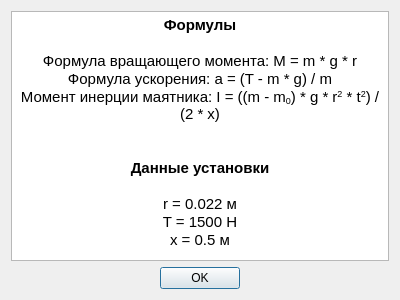
<?xml version="1.0" encoding="UTF-8"?>
<ui version="4.0">
 <class>Dialog</class>
 <widget class="QDialog" name="Dialog">
  <property name="geometry">
   <rect>
    <x>0</x>
    <y>0</y>
    <width>400</width>
    <height>300</height>
   </rect>
  </property>
  <property name="windowTitle">
   <string>Информация</string>
  </property>
  <layout class="QVBoxLayout" name="verticalLayout">
   <item>
    <widget class="QTextBrowser" name="textBrowser">
     <property name="html">
      <string>&lt;!DOCTYPE HTML PUBLIC &quot;-//W3C//DTD HTML 4.0//EN&quot; &quot;http://www.w3.org/TR/REC-html40/strict.dtd&quot;&gt;
&lt;html&gt;&lt;head&gt;&lt;meta name=&quot;qrichtext&quot; content=&quot;1&quot; /&gt;&lt;style type=&quot;text/css&quot;&gt;
p, li { white-space: pre-wrap; }
&lt;/style&gt;&lt;/head&gt;&lt;body style=&quot; font-family:'Ubuntu'; font-size:11pt; font-weight:400; font-style:normal;&quot;&gt;
&lt;p align=&quot;center&quot; style=&quot; margin-top:0px; margin-bottom:0px; margin-left:0px; margin-right:0px; -qt-block-indent:0; text-indent:0px;&quot;&gt;&lt;span style=&quot; font-weight:600;&quot;&gt;Формулы&lt;/span&gt;&lt;/p&gt;
&lt;p align=&quot;center&quot; style=&quot;-qt-paragraph-type:empty; margin-top:0px; margin-bottom:0px; margin-left:0px; margin-right:0px; -qt-block-indent:0; text-indent:0px; font-weight:600;&quot;&gt;&lt;br /&gt;&lt;/p&gt;
&lt;p align=&quot;center&quot; style=&quot; margin-top:0px; margin-bottom:0px; margin-left:0px; margin-right:0px; -qt-block-indent:0; text-indent:0px;&quot;&gt;Формула вращающего момента: M = m * g * r&lt;/p&gt;
&lt;p align=&quot;center&quot; style=&quot; margin-top:0px; margin-bottom:0px; margin-left:0px; margin-right:0px; -qt-block-indent:0; text-indent:0px;&quot;&gt;Формула ускорения: a = (T - m * g) / m&lt;/p&gt;
&lt;p align=&quot;center&quot; style=&quot; margin-top:0px; margin-bottom:0px; margin-left:0px; margin-right:0px; -qt-block-indent:0; text-indent:0px;&quot;&gt;Момент инерции маятника: I = ((m - m&lt;span style=&quot; vertical-align:sub;&quot;&gt;0&lt;/span&gt;) * g * r&lt;span style=&quot; vertical-align:super;&quot;&gt;2&lt;/span&gt; * t&lt;span style=&quot; vertical-align:super;&quot;&gt;2&lt;/span&gt;) / (2 * x)&lt;/p&gt;
&lt;p align=&quot;center&quot; style=&quot;-qt-paragraph-type:empty; margin-top:0px; margin-bottom:0px; margin-left:0px; margin-right:0px; -qt-block-indent:0; text-indent:0px;&quot;&gt;&lt;br /&gt;&lt;/p&gt;
&lt;p align=&quot;center&quot; style=&quot;-qt-paragraph-type:empty; margin-top:0px; margin-bottom:0px; margin-left:0px; margin-right:0px; -qt-block-indent:0; text-indent:0px;&quot;&gt;&lt;br /&gt;&lt;/p&gt;
&lt;p align=&quot;center&quot; style=&quot; margin-top:0px; margin-bottom:0px; margin-left:0px; margin-right:0px; -qt-block-indent:0; text-indent:0px;&quot;&gt;&lt;span style=&quot; font-weight:600;&quot;&gt;Данные установки&lt;/span&gt;&lt;/p&gt;
&lt;p align=&quot;center&quot; style=&quot;-qt-paragraph-type:empty; margin-top:0px; margin-bottom:0px; margin-left:0px; margin-right:0px; -qt-block-indent:0; text-indent:0px; font-weight:600;&quot;&gt;&lt;br /&gt;&lt;/p&gt;
&lt;p align=&quot;center&quot; style=&quot; margin-top:0px; margin-bottom:0px; margin-left:0px; margin-right:0px; -qt-block-indent:0; text-indent:0px;&quot;&gt;r = 0.022 м&lt;/p&gt;
&lt;p align=&quot;center&quot; style=&quot; margin-top:0px; margin-bottom:0px; margin-left:0px; margin-right:0px; -qt-block-indent:0; text-indent:0px;&quot;&gt;T = 1500 H&lt;/p&gt;
&lt;p align=&quot;center&quot; style=&quot; margin-top:0px; margin-bottom:0px; margin-left:0px; margin-right:0px; -qt-block-indent:0; text-indent:0px;&quot;&gt;x = 0.5 м&lt;/p&gt;&lt;/body&gt;&lt;/html&gt;</string>
     </property>
    </widget>
   </item>
   <item>
    <widget class="QDialogButtonBox" name="buttonBox">
     <property name="orientation">
      <enum>Qt::Horizontal</enum>
     </property>
     <property name="standardButtons">
      <set>QDialogButtonBox::Ok</set>
     </property>
     <property name="centerButtons">
      <bool>true</bool>
     </property>
    </widget>
   </item>
  </layout>
 </widget>
 <resources/>
 <connections>
  <connection>
   <sender>buttonBox</sender>
   <signal>accepted()</signal>
   <receiver>Dialog</receiver>
   <slot>accept()</slot>
   <hints>
    <hint type="sourcelabel">
     <x>248</x>
     <y>254</y>
    </hint>
    <hint type="destinationlabel">
     <x>157</x>
     <y>274</y>
    </hint>
   </hints>
  </connection>
  <connection>
   <sender>buttonBox</sender>
   <signal>rejected()</signal>
   <receiver>Dialog</receiver>
   <slot>reject()</slot>
   <hints>
    <hint type="sourcelabel">
     <x>316</x>
     <y>260</y>
    </hint>
    <hint type="destinationlabel">
     <x>286</x>
     <y>274</y>
    </hint>
   </hints>
  </connection>
 </connections>
</ui>
